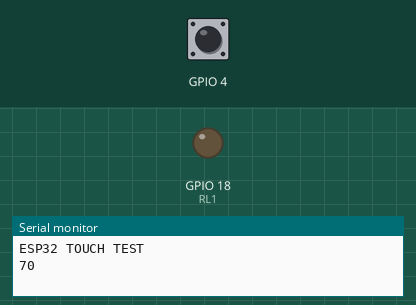
Bench run of a sketch on a simulated ESP32. Shown: output pins drawn as LEDs (lit = HIGH), the last lines printed to the serial monitor. Inputs (shaded band) come from the test bench; at power-on: GPIO 4 HIGH.

Above: at 1.1 s.
At 2.1 s:
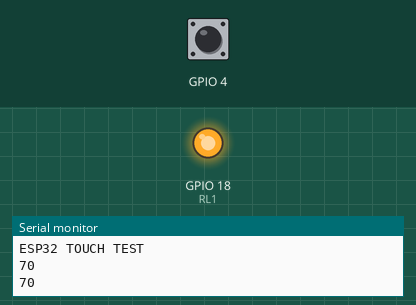
Timing chart, 0 to 3.6 s (numbered marks = the images above):
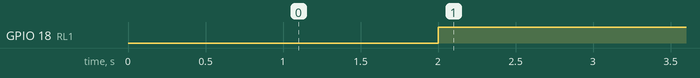

Measured:
- by itself, GPIO 18 (RL1): LOW → HIGH at 2.0 s

The sketch:

Cam_bien_dien_dung.ino
```cpp
int touchValue = 0;
const int RL1 = 18;
void setup() {
  Serial.begin(115200);
  delay(1000);
  pinMode(RL1,OUTPUT);
  Serial.println("ESP32 TOUCH TEST");
  // put your setup code here, to run once:

}

void loop() {
  touchValue = touchRead(T0);     //touchRead(GPIO_NUM_13)
  Serial.println(touchValue);
  delay(1000);

  // put your main code here, to run repeatedly:

  if(touchValue < 15)
  {
  digitalWrite(RL1,LOW);
  }
  else
  {
  digitalWrite(RL1,HIGH);
  }
}
```
